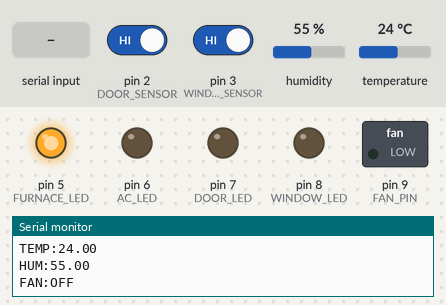
Simulated run of this sketch. Board: Arduino Uno, built with avr-gcc and run on an emulated ATmega328P. On the bench: switched loads named in the sketch (green lamp = pin HIGH), output pins drawn as LEDs (lit = HIGH), the last lines printed to the serial monitor. Dashed ring = blinking. The inputs (shaded band) are chosen by the test bench; at power-on: temperature 24 °C, pin 2 (DOOR_SENSOR) HIGH, pin 3 (WINDOW_SENSOR) HIGH, humidity 55 %.

Above: at 1.2 s.
1.3 s: temperature set to 12 °C
At 2.9 s:
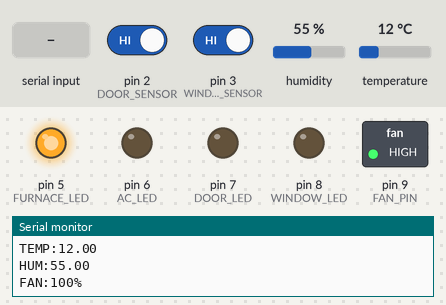
3.5 s: "T:\n" received over Serial
At 6.2 s:
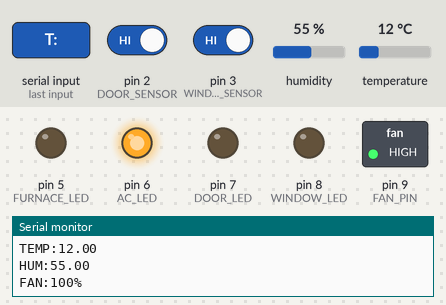
6.5 s: "LD\n" received over Serial
At 7.8 s:
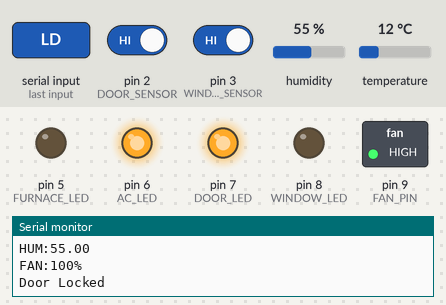
8.6 s: pin 2 (DOOR_SENSOR) driven LOW
At 10.67 s:
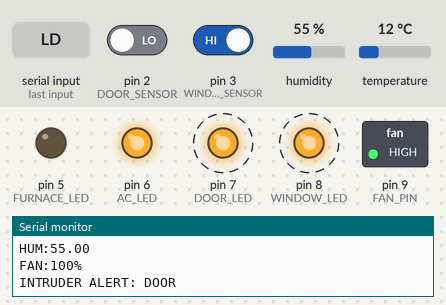
14.6 s: "LW\n" received over Serial
18.1 s: temperature set to 7 °C
21.6 s: temperature set to 4 °C
At 22.8 s:
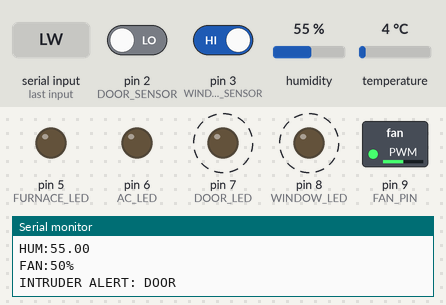
Timing chart, 0 to 26.1 s (numbered marks = the images above; inputs shaded):
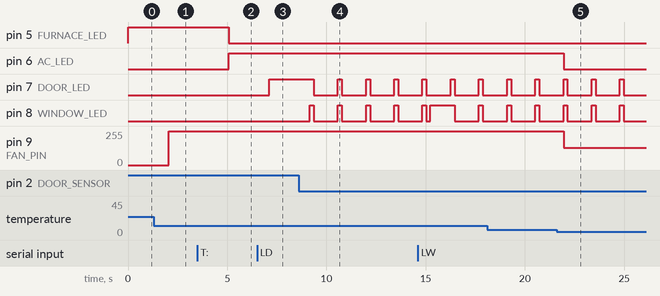

Measured:
- the behaviour switches between 6 and 5 °C on temperature (found by bisection; images 4 and 5)
- after the input at 1.3 s, pin 9 (FAN_PIN): 0/255 → 255/255 after 0.75 s
- after the input at 3.5 s, pin 5 (FURNACE_LED): HIGH → LOW after 1.6 s; pin 6 (AC_LED): LOW → HIGH after 1.6 s
- after the input at 6.5 s, pin 7 (DOOR_LED): LOW → HIGH after 0.60 s
- after the input at 8.6 s, pin 7 (DOOR_LED): alternates HIGH for 0.20 s and LOW for 1.2 s, starting after 0.75 s; pin 8 (WINDOW_LED): alternates HIGH for 0.20 s and LOW for 1.2 s, starting after 0.55 s
- after the input at 21.6 s, pin 6 (AC_LED): HIGH → LOW after 0.34 s; pin 9 (FAN_PIN): 255/255 → 128/255 after 0.34 s

The sketch:

Smart_Home_System.ino
```cpp
#include <DHT.h>

// ---------- DHT11 ----------
#define DHTPIN 4
#define DHTTYPE DHT11
DHT dht(DHTPIN, DHTTYPE);

// ---------- Security LEDs ----------
#define DOOR_LED 7
#define WINDOW_LED 8

// ---------- Climate LEDs / Fan ----------
#define FURNACE_LED 5
#define AC_LED 6
#define FAN_PIN 9

// ---------- Door / Window Sensors ----------
#define DOOR_SENSOR 2
#define WINDOW_SENSOR 3

// ---------- Variables ----------
String received = "";

bool doorLocked = false;
bool windowLocked = false;

float desiredTemp = 25.0;

void setup() {
  Serial.begin(9600);
  dht.begin();

  pinMode(DOOR_LED, OUTPUT);
  pinMode(WINDOW_LED, OUTPUT);
  pinMode(FURNACE_LED, OUTPUT);
  pinMode(AC_LED, OUTPUT);
  pinMode(FAN_PIN, OUTPUT);

  digitalWrite(DOOR_LED, LOW);
  digitalWrite(WINDOW_LED, LOW);
  digitalWrite(FURNACE_LED, LOW);
  digitalWrite(AC_LED, LOW);
  analogWrite(FAN_PIN, 0);

  pinMode(DOOR_SENSOR, INPUT_PULLUP);
  pinMode(WINDOW_SENSOR, INPUT_PULLUP);
}

void loop() {
  int doorState = digitalRead(DOOR_SENSOR);
  int windowState = digitalRead(WINDOW_SENSOR);

  // Door/window status
  Serial.println(doorState == LOW ? "DOOR OPEN" : "DOOR CLOSED");
  Serial.println(windowState == LOW ? "WINDOW OPEN" : "WINDOW CLOSED");

  // Temperature/humidity
  float temperature = dht.readTemperature();
  float humidity = dht.readHumidity();

  if (!isnan(temperature) && !isnan(humidity)) {
    Serial.print("TEMP:");
    Serial.println(temperature);

    Serial.print("HUM:");
    Serial.println(humidity);

    // Climate control
    float diff = abs(temperature - desiredTemp);

    if (temperature < desiredTemp) {
      digitalWrite(FURNACE_LED, HIGH);
    } else {
      digitalWrite(FURNACE_LED, LOW);
    }

    if (temperature > desiredTemp + 5) {
      digitalWrite(AC_LED, HIGH);
    } else {
      digitalWrite(AC_LED, LOW);
    }

    if (diff > 5) {
      analogWrite(FAN_PIN, 255);
      Serial.println("FAN:100%");
    }
    else if (diff > 1) {
      analogWrite(FAN_PIN, 128);
      Serial.println("FAN:50%");
    }
    else {
      analogWrite(FAN_PIN, 0);
      Serial.println("FAN:OFF");
    }
  }

  // Intruder alert
  if (doorLocked && doorState == LOW) {
    Serial.println("INTRUDER ALERT: DOOR");

    digitalWrite(DOOR_LED, HIGH);
    digitalWrite(WINDOW_LED, HIGH);
    delay(200);
    digitalWrite(DOOR_LED, LOW);
    digitalWrite(WINDOW_LED, LOW);
    delay(200);
  }
  else if (windowLocked && windowState == LOW) {
    Serial.println("INTRUDER ALERT: WINDOW");

    digitalWrite(DOOR_LED, HIGH);
    digitalWrite(WINDOW_LED, HIGH);
    delay(200);
    digitalWrite(DOOR_LED, LOW);
    digitalWrite(WINDOW_LED, LOW);
    delay(200);
  }

  // Bluetooth commands
  if (Serial.available() > 0) {
    received = Serial.readStringUntil('\n');
    received.trim();

    // Desired temperature command
    if (received.startsWith("T:")) {
      String tempText = received.substring(2);
      tempText.trim();

      desiredTemp = tempText.toFloat();

      Serial.print("Desired Temp Set:");
      Serial.println(desiredTemp);
    }

    else if (received == "LD") {
      if (doorState == LOW) {
        Serial.println("FAIL: DOOR OPEN");
      } else {
        digitalWrite(DOOR_LED, HIGH);
        doorLocked = true;
        Serial.println("Door Locked");
      }
    }

    else if (received == "UD") {
      digitalWrite(DOOR_LED, LOW);
      doorLocked = false;
      Serial.println("Door Unlocked");
    }

    else if (received == "LW") {
      if (windowState == LOW) {
        Serial.println("FAIL: WINDOW OPEN");
      } else {
        digitalWrite(WINDOW_LED, HIGH);
        windowLocked = true;
        Serial.println("Window Locked");
      }
    }

    else if (received == "UW") {
      digitalWrite(WINDOW_LED, LOW);
      windowLocked = false;
      Serial.println("Window Unlocked");
    }

    else if (received == "LB") {
      if (doorState == LOW) {
        Serial.println("FAIL: DOOR OPEN");
      }
      else if (windowState == LOW) {
        Serial.println("FAIL: WINDOW OPEN");
      }
      else {
        digitalWrite(DOOR_LED, HIGH);
        digitalWrite(WINDOW_LED, HIGH);
        doorLocked = true;
        windowLocked = true;
        Serial.println("Both Locked");
      }
    }

    else if (received == "UB") {
      digitalWrite(DOOR_LED, LOW);
      digitalWrite(WINDOW_LED, LOW);
      doorLocked = false;
      windowLocked = false;
      Serial.println("Both Unlocked");
    }

    else {
      Serial.print("Unknown Command:");
      Serial.println(received);
    }
  }

  delay(1000);
}
```
